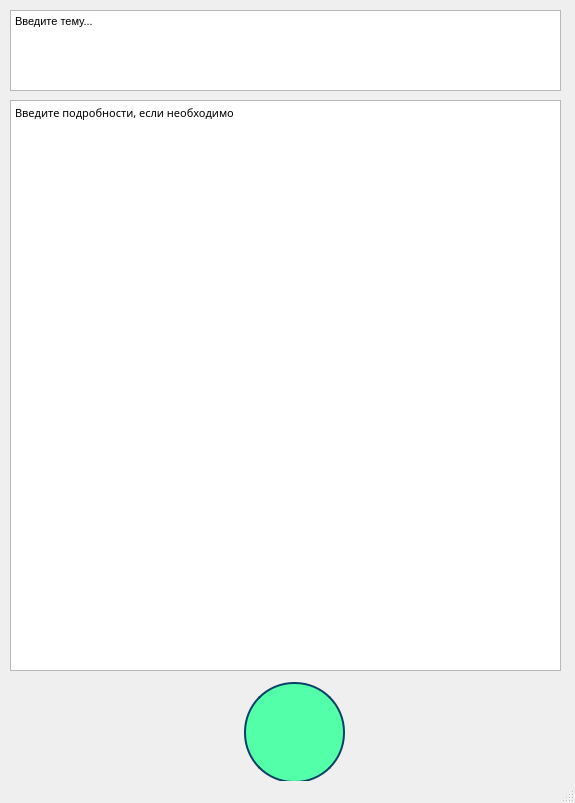
<?xml version="1.0" encoding="UTF-8"?>
<ui version="4.0">
 <class>MainWindow</class>
 <widget class="QMainWindow" name="MainWindow">
  <property name="geometry">
   <rect>
    <x>0</x>
    <y>0</y>
    <width>575</width>
    <height>803</height>
   </rect>
  </property>
  <property name="windowTitle">
   <string>MainWindow</string>
  </property>
  <widget class="QWidget" name="centralwidget">
   <widget class="QTextEdit" name="textEdit">
    <property name="geometry">
     <rect>
      <x>10</x>
      <y>10</y>
      <width>551</width>
      <height>81</height>
     </rect>
    </property>
    <property name="font">
     <font>
      <family>MS UI Gothic</family>
      <pointsize>16</pointsize>
     </font>
    </property>
    <property name="statusTip">
     <string/>
    </property>
    <property name="styleSheet">
     <string notr="true"/>
    </property>
    <property name="html">
     <string>&lt;!DOCTYPE HTML PUBLIC &quot;-//W3C//DTD HTML 4.0//EN&quot; &quot;http://www.w3.org/TR/REC-html40/strict.dtd&quot;&gt;
&lt;html&gt;&lt;head&gt;&lt;meta name=&quot;qrichtext&quot; content=&quot;1&quot; /&gt;&lt;style type=&quot;text/css&quot;&gt;
p, li { white-space: pre-wrap; }
&lt;/style&gt;&lt;/head&gt;&lt;body style=&quot; font-family:'MS UI Gothic'; font-size:16pt; font-weight:400; font-style:normal;&quot;&gt;
&lt;p style=&quot; margin-top:0px; margin-bottom:0px; margin-left:0px; margin-right:0px; -qt-block-indent:0; text-indent:0px;&quot;&gt;&lt;span style=&quot; font-family:'MS Shell Dlg 2'; font-size:8.25pt;&quot;&gt;Введите тему...&lt;/span&gt;&lt;/p&gt;&lt;/body&gt;&lt;/html&gt;</string>
    </property>
    <property name="placeholderText">
     <string/>
    </property>
   </widget>
   <widget class="QPushButton" name="pushButton">
    <property name="geometry">
     <rect>
      <x>244</x>
      <y>682</y>
      <width>101</width>
      <height>101</height>
     </rect>
    </property>
    <property name="styleSheet">
     <string notr="true">border-radius: 50px;   
border: 2px solid #094065;
background-color: rgb(84, 255, 170);</string>
    </property>
    <property name="text">
     <string/>
    </property>
   </widget>
   <widget class="QTextEdit" name="textEdit_2">
    <property name="geometry">
     <rect>
      <x>10</x>
      <y>100</y>
      <width>551</width>
      <height>571</height>
     </rect>
    </property>
    <property name="font">
     <font>
      <family>Noto Sans</family>
      <pointsize>16</pointsize>
     </font>
    </property>
    <property name="html">
     <string>&lt;!DOCTYPE HTML PUBLIC &quot;-//W3C//DTD HTML 4.0//EN&quot; &quot;http://www.w3.org/TR/REC-html40/strict.dtd&quot;&gt;
&lt;html&gt;&lt;head&gt;&lt;meta name=&quot;qrichtext&quot; content=&quot;1&quot; /&gt;&lt;style type=&quot;text/css&quot;&gt;
p, li { white-space: pre-wrap; }
&lt;/style&gt;&lt;/head&gt;&lt;body style=&quot; font-family:'Noto Sans'; font-size:16pt; font-weight:400; font-style:normal;&quot;&gt;
&lt;p style=&quot; margin-top:0px; margin-bottom:0px; margin-left:0px; margin-right:0px; -qt-block-indent:0; text-indent:0px;&quot;&gt;&lt;span style=&quot; font-family:'MS Shell Dlg 2'; font-size:8pt;&quot;&gt;Введите подробности, если необходимо&lt;/span&gt;&lt;/p&gt;&lt;/body&gt;&lt;/html&gt;</string>
    </property>
   </widget>
  </widget>
  <widget class="QStatusBar" name="statusbar"/>
 </widget>
 <resources/>
 <connections/>
</ui>
